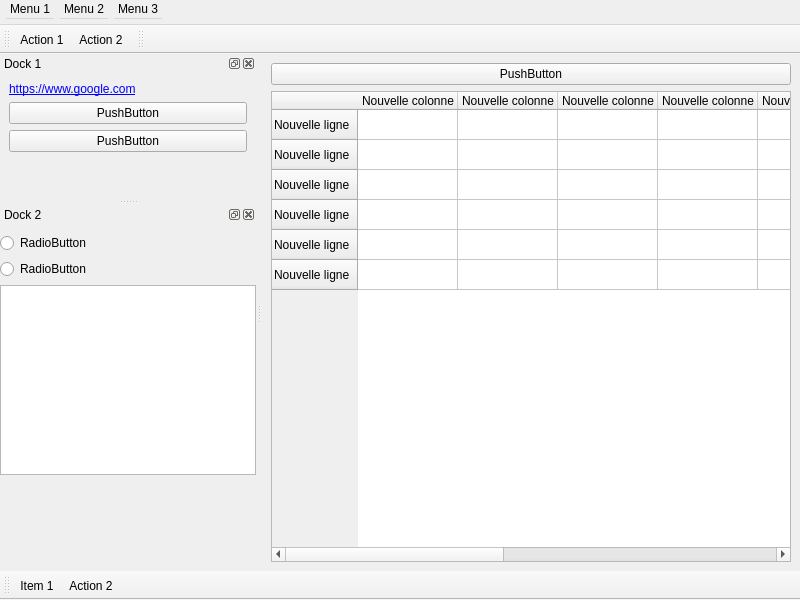
<?xml version="1.0" encoding="UTF-8"?>
<ui version="4.0">
 <class>MainWindow</class>
 <widget class="QMainWindow" name="MainWindow">
  <property name="geometry">
   <rect>
    <x>0</x>
    <y>0</y>
    <width>800</width>
    <height>600</height>
   </rect>
  </property>
  <property name="windowTitle">
   <string>Hello, World!</string>
  </property>
  <widget class="QWidget" name="centralwidget">
   <layout class="QVBoxLayout" name="verticalLayout_2">
    <item>
     <widget class="QPushButton" name="pushButton_3">
      <property name="text">
       <string>PushButton</string>
      </property>
     </widget>
    </item>
    <item>
     <widget class="QTableWidget" name="tableWidget">
      <row>
       <property name="text">
        <string>Nouvelle ligne</string>
       </property>
      </row>
      <row>
       <property name="text">
        <string>Nouvelle ligne</string>
       </property>
      </row>
      <row>
       <property name="text">
        <string>Nouvelle ligne</string>
       </property>
      </row>
      <row>
       <property name="text">
        <string>Nouvelle ligne</string>
       </property>
      </row>
      <row>
       <property name="text">
        <string>Nouvelle ligne</string>
       </property>
      </row>
      <row>
       <property name="text">
        <string>Nouvelle ligne</string>
       </property>
      </row>
      <column>
       <property name="text">
        <string>Nouvelle colonne</string>
       </property>
      </column>
      <column>
       <property name="text">
        <string>Nouvelle colonne</string>
       </property>
      </column>
      <column>
       <property name="text">
        <string>Nouvelle colonne</string>
       </property>
      </column>
      <column>
       <property name="text">
        <string>Nouvelle colonne</string>
       </property>
      </column>
      <column>
       <property name="text">
        <string>Nouvelle colonne</string>
       </property>
      </column>
      <column>
       <property name="text">
        <string>Nouvelle colonne</string>
       </property>
      </column>
      <column>
       <property name="text">
        <string>Nouvelle colonne</string>
       </property>
      </column>
      <column>
       <property name="text">
        <string>Nouvelle colonne</string>
       </property>
      </column>
      <column>
       <property name="text">
        <string>Nouvelle colonne</string>
       </property>
      </column>
     </widget>
    </item>
   </layout>
  </widget>
  <widget class="QMenuBar" name="menubar">
   <property name="geometry">
    <rect>
     <x>0</x>
     <y>0</y>
     <width>518</width>
     <height>25</height>
    </rect>
   </property>
   <property name="minimumSize">
    <size>
     <width>0</width>
     <height>25</height>
    </size>
   </property>
   <widget class="QMenu" name="menuItem_1">
    <property name="title">
     <string>Menu 1</string>
    </property>
    <addaction name="actionItem_1"/>
    <addaction name="actionItem_2"/>
   </widget>
   <widget class="QMenu" name="menuItem_2">
    <property name="title">
     <string>Menu 2</string>
    </property>
   </widget>
   <widget class="QMenu" name="menuMenu_3">
    <property name="title">
     <string>Menu 3</string>
    </property>
   </widget>
   <addaction name="menuItem_1"/>
   <addaction name="menuItem_2"/>
   <addaction name="menuMenu_3"/>
  </widget>
  <widget class="QDockWidget" name="dockWidget">
   <property name="windowTitle">
    <string>Dock 1</string>
   </property>
   <attribute name="dockWidgetArea">
    <number>1</number>
   </attribute>
   <widget class="QWidget" name="dockWidgetContents">
    <layout class="QVBoxLayout" name="verticalLayout">
     <item>
      <widget class="QLabel" name="label">
       <property name="text">
        <string>&lt;a href=&quot;https://www.google.com&quot;&gt;https://www.google.com&lt;/a&gt;</string>
       </property>
      </widget>
     </item>
     <item>
      <widget class="QPushButton" name="pushButton">
       <property name="text">
        <string>PushButton</string>
       </property>
      </widget>
     </item>
     <item>
      <widget class="QPushButton" name="pushButton_2">
       <property name="text">
        <string>PushButton</string>
       </property>
      </widget>
     </item>
     <item>
      <spacer name="verticalSpacer">
       <property name="orientation">
        <enum>Qt::Vertical</enum>
       </property>
       <property name="sizeHint" stdset="0">
        <size>
         <width>20</width>
         <height>40</height>
        </size>
       </property>
      </spacer>
     </item>
    </layout>
   </widget>
  </widget>
  <widget class="QDockWidget" name="dockWidget_2">
   <property name="windowTitle">
    <string>Dock 2</string>
   </property>
   <attribute name="dockWidgetArea">
    <number>1</number>
   </attribute>
   <widget class="QWidget" name="dockWidgetContents_2">
    <layout class="QVBoxLayout" name="verticalLayout_3">
     <property name="leftMargin">
      <number>0</number>
     </property>
     <property name="rightMargin">
      <number>0</number>
     </property>
     <item>
      <widget class="QRadioButton" name="radioButton">
       <property name="text">
        <string>RadioButton</string>
       </property>
      </widget>
     </item>
     <item>
      <widget class="QRadioButton" name="radioButton_2">
       <property name="text">
        <string>RadioButton</string>
       </property>
      </widget>
     </item>
     <item>
      <widget class="QListWidget" name="listWidget"/>
     </item>
     <item>
      <spacer name="verticalSpacer_2">
       <property name="orientation">
        <enum>Qt::Vertical</enum>
       </property>
       <property name="sizeHint" stdset="0">
        <size>
         <width>20</width>
         <height>89</height>
        </size>
       </property>
      </spacer>
     </item>
    </layout>
   </widget>
  </widget>
  <widget class="QToolBar" name="toolBar">
   <property name="windowTitle">
    <string>toolBar</string>
   </property>
   <attribute name="toolBarArea">
    <enum>TopToolBarArea</enum>
   </attribute>
   <attribute name="toolBarBreak">
    <bool>false</bool>
   </attribute>
   <addaction name="actionAction_1"/>
   <addaction name="actionAction_2"/>
  </widget>
  <widget class="QToolBar" name="toolBar_2">
   <property name="windowTitle">
    <string>toolBar_2</string>
   </property>
   <attribute name="toolBarArea">
    <enum>TopToolBarArea</enum>
   </attribute>
   <attribute name="toolBarBreak">
    <bool>false</bool>
   </attribute>
  </widget>
  <widget class="QToolBar" name="toolBar_3">
   <property name="windowTitle">
    <string>toolBar_3</string>
   </property>
   <attribute name="toolBarArea">
    <enum>BottomToolBarArea</enum>
   </attribute>
   <attribute name="toolBarBreak">
    <bool>false</bool>
   </attribute>
   <addaction name="actionItem_1"/>
   <addaction name="actionAction_2"/>
  </widget>
  <action name="actionAction_1">
   <property name="text">
    <string>Action 1</string>
   </property>
  </action>
  <action name="actionAction_2">
   <property name="text">
    <string>Action 2</string>
   </property>
  </action>
  <action name="actionItem_1">
   <property name="text">
    <string>Item 1</string>
   </property>
  </action>
  <action name="actionItem_2">
   <property name="text">
    <string>Item 2</string>
   </property>
  </action>
 </widget>
 <resources/>
 <connections/>
</ui>
